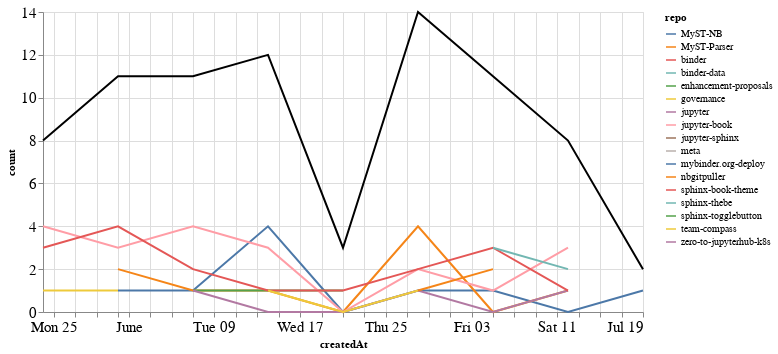

Notebook source saved alongside this figure:
### Markdown cell above
## PRs

### Code cell
prs_time = prs.groupby('repo').resample('W', on='createdAt').count()['author'].reset_index()
prs_time = prs_time.rename(columns={'author': 'count'})
prs_time_total = prs_time.groupby('createdAt').agg({"count": "sum"}).reset_index()

ch1 = alt.Chart(prs_time, width=600).mark_line().encode(
    x='createdAt',
    y='count',
    color='repo',
    tooltip="repo"
)

ch2 = alt.Chart(prs_time_total, width=600).mark_line(color="black").encode(
    x='createdAt',
    y='count',
)

ch1 + ch2

### Figure 1 — Vega-Lite specification as saved in the notebook (floating-point values rounded to 4 significant figures)
{"config": {"axisLeft": {"labelFontSize": 15}, "axisBottom": {"labelFontSize": 15}}, "layer": [{"data": {"name": "data-19ea777f7c3a6cb01e086b43c26676ca"}, "mark": "line", "encoding": {"color": {"type": "nominal", "field": "repo"}, "tooltip": {"type": "nominal", "field": "repo"}, "x": {"type": "temporal", "field": "createdAt"}, "y": {"type": "quantitative", "field": "count"}}, "width": 600}, {"data": {"name": "data-a4653686928e3b3a43bb8e7b7438e4f7"}, "mark": {"type": "line", "color": "black"}, "encoding": {"x": {"type": "temporal", "field": "createdAt"}, "y": {"type": "quantitative", "field": "count"}}, "width": 600}], "$schema": "https://vega.github.io/schema/vega-lite/v4.8.1.json", "datasets": {"data-19ea777f7c3a6cb01e086b43c26676ca": [{"repo": "MyST-NB", "createdAt": "2020-05-31T00:00:00", "count": 1}, {"repo": "MyST-NB", "createdAt": "2020-06-07T00:00:00", "count": 1}, {"repo": "MyST-NB", "createdAt": "2020-06-14T00:00:00", "count": 4}, {"repo": "MyST-NB", "createdAt": "2020-06-21T00:00:00", "count": 0}, {"repo": "MyST-NB", "createdAt": "2020-06-28T00:00:00", "count": 1}, {"repo": "MyST-NB", "createdAt": "2020-07-05T00:00:00", "count": 1}, {"repo": "MyST-NB", "createdAt": "2020-07-12T00:00:00", "count": 0}, {"repo": "MyST-NB", "createdAt": "2020-07-19T00:00:00", "count": 1}, {"repo": "MyST-Parser", "createdAt": "2020-05-31T00:00:00", "count": 2}, {"repo": "MyST-Parser", "createdAt": "2020-06-07T00:00:00", "count": 1}, {"repo": "MyST-Parser", "createdAt": "2020-06-14T00:00:00", "count": 1}, {"repo": "MyST-Parser", "createdAt": "2020-06-21T00:00:00", "count": 0}, {"repo": "MyST-Parser", "createdAt": "2020-06-28T00:00:00", "count": 4}, {"repo": "MyST-Parser", "createdAt": "2020-07-05T00:00:00", "count": 0}, {"repo": "MyST-Parser", "createdAt": "2020-07-12T00:00:00", "count": 1}, {"repo": "binder", "createdAt": "2020-06-28T00:00:00", "count": 1}, {"repo": "binder-data", "createdAt": "2020-06-21T00:00:00", "count": 1}, {"repo": "enhancement-proposals", "createdAt": "2020-06-07T00:00:00", "count": 1}, {"repo": "enhancement-proposals", "createdAt": "2020-06-14T00:00:00", "count": 1}, {"repo": "enhancement-proposals", "createdAt": "2020-06-21T00:00:00", "count": 1}, {"repo": "governance", "createdAt": "2020-05-24T00:00:00", "count": 1}, {"repo": "governance", "createdAt": "2020-05-31T00:00:00", "count": 1}, {"repo": "jupyter", "createdAt": "2020-06-07T00:00:00", "count": 1}, {"repo": "jupyter", "createdAt": "2020-06-14T00:00:00", "count": 0}, {"repo": "jupyter", "createdAt": "2020-06-21T00:00:00", "count": 0}, {"repo": "jupyter", "createdAt": "2020-06-28T00:00:00", "count": 1}, {"repo": "jupyter", "createdAt": "2020-07-05T00:00:00", "count": 0}, {"repo": "jupyter", "createdAt": "2020-07-12T00:00:00", "count": 1}, {"repo": "jupyter-book", "createdAt": "2020-05-24T00:00:00", "count": 4}, {"repo": "jupyter-book", "createdAt": "2020-05-31T00:00:00", "count": 3}, {"repo": "jupyter-book", "createdAt": "2020-06-07T00:00:00", "count": 4}, {"repo": "jupyter-book", "createdAt": "2020-06-14T00:00:00", "count": 3}, {"repo": "jupyter-book", "createdAt": "2020-06-21T00:00:00", "count": 0}, {"repo": "jupyter-book", "createdAt": "2020-06-28T00:00:00", "count": 2}, {"repo": "jupyter-book", "createdAt": "2020-07-05T00:00:00", "count": 1}, {"repo": "jupyter-book", "createdAt": "2020-07-12T00:00:00", "count": 3}, {"repo": "jupyter-sphinx", "createdAt": "2020-06-28T00:00:00", "count": 1}, {"repo": "meta", "createdAt": "2020-06-07T00:00:00", "count": 1}, {"repo": "mybinder.org-deploy", "createdAt": "2020-07-19T00:00:00", "count": 1}, {"repo": "nbgitpuller", "createdAt": "2020-06-28T00:00:00", "count": 1}, {"repo": "nbgitpuller", "createdAt": "2020-07-05T00:00:00", "count": 2}, {"repo": "sphinx-book-theme", "createdAt": "2020-05-24T00:00:00", "count": 3}, {"repo": "sphinx-book-theme", "createdAt": "2020-05-31T00:00:00", "count": 4}, {"repo": "sphinx-book-theme", "createdAt": "2020-06-07T00:00:00", "count": 2}, {"repo": "sphinx-book-theme", "createdAt": "2020-06-14T00:00:00", "count": 1}, {"repo": "sphinx-book-theme", "createdAt": "2020-06-21T00:00:00", "count": 1}, {"repo": "sphinx-book-theme", "createdAt": "2020-06-28T00:00:00", "count": 2}, {"repo": "sphinx-book-theme", "createdAt": "2020-07-05T00:00:00", "count": 3}, {"repo": "sphinx-book-theme", "createdAt": "2020-07-12T00:00:00", "count": 1}, {"repo": "sphinx-thebe", "createdAt": "2020-07-05T00:00:00", "count": 3}, {"repo": "sphinx-thebe", "createdAt": "2020-07-12T00:00:00", "count": 2}, {"repo": "sphinx-togglebutton", "createdAt": "2020-06-14T00:00:00", "count": 1}, {"repo": "team-compass", "createdAt": "2020-06-14T00:00:00", "count": 1}, {"repo": "team-compass", "createdAt": "2020-06-21T00:00:00", "count": 0}, {"repo": "team-compass", "createdAt": "2020-06-28T00:00:00", "count": 1}, {"repo": "zero-to-jupyterhub-k8s", "createdAt": "2020-07-05T00:00:00", "count": 1}], "data-a4653686928e3b3a43bb8e7b7438e4f7": [{"createdAt": "2020-05-24T00:00:00", "count": 8}, {"createdAt": "2020-05-31T00:00:00", "count": 11}, {"createdAt": "2020-06-07T00:00:00", "count": 11}, {"createdAt": "2020-06-14T00:00:00", "count": 12}, {"createdAt": "2020-06-21T00:00:00", "count": 3}, {"createdAt": "2020-06-28T00:00:00", "count": 14}, {"createdAt": "2020-07-05T00:00:00", "count": 11}, {"createdAt": "2020-07-12T00:00:00", "count": 8}, {"createdAt": "2020-07-19T00:00:00", "count": 2}]}}
